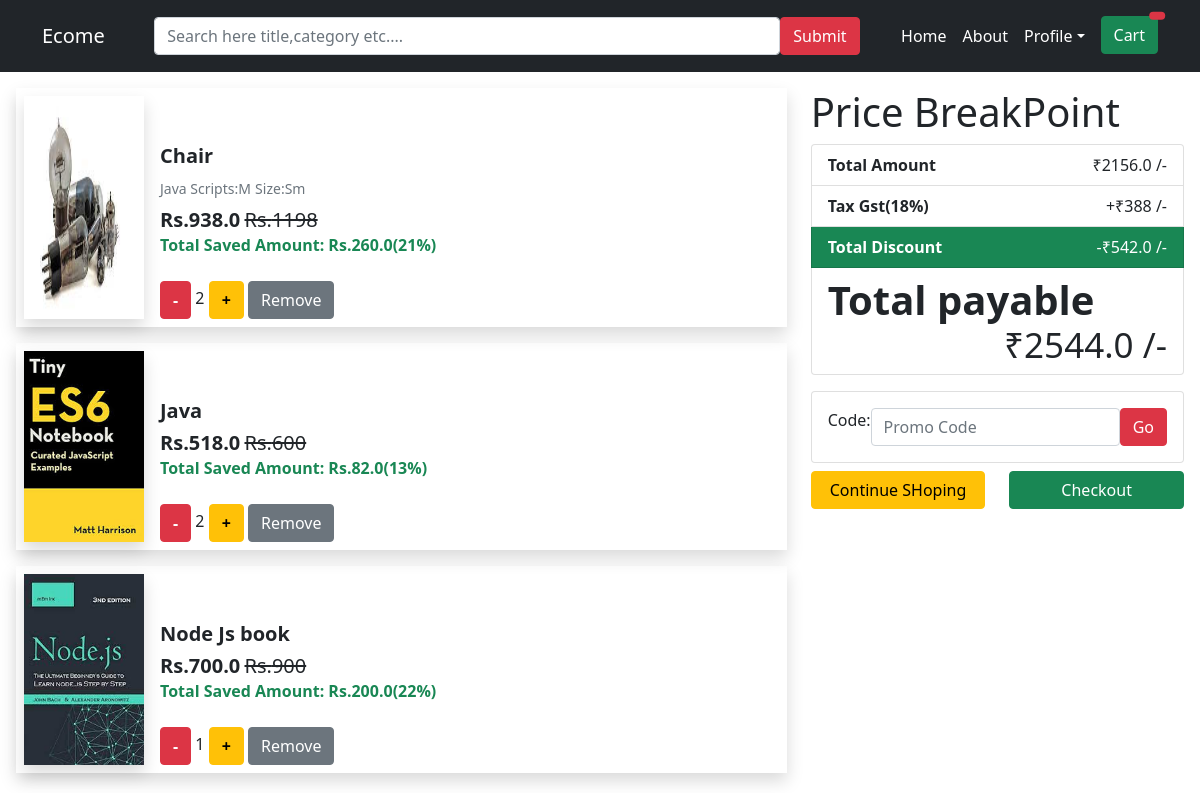
Page /order-summary/ (signed in) on the committed database.
### core/models.py (models this page shows, shortened)
class OrderItem(models.Model):
    user = models.ForeignKey(settings.AUTH_USER_MODEL,on_delete=models.CASCADE)
    ordered=models.BooleanField(default=False)
    item=models.ForeignKey(Item,on_delete=models.CASCADE)
    qty=models.IntegerField(default=1)
    item_variations=models.ManyToManyField(ItemVariation)
    def get_total_price(self):
        return self.qty * self.item.price
    def get_total_discount_price(self):
        return self.qty * self.item.discount_price
    def get_final_price(self):
        if self.item.discount_price:
            return self.get_total_discount_price()
        else:
            return self.get_total_price()
    def get_saved_amount(self):
        return self.get_total_price() - self.get_final_price()
    def total_discount_percent(self):
        return int(100-(self.item.discount_price/self.item.price)*100)

class Item(models.Model):
    title=models.CharField(max_length=200)
    category=models.ForeignKey(Category,on_delete=models.SET_NULL,null=True,blank=True)
    label=models.CharField(choices=LABEL_CHOICE,max_length=1)
    slug=models.SlugField()
    description=models.TextField()
    image=models.ImageField()
    price=models.IntegerField()
    discount_price=models.FloatField(null=True,blank=True)

class ItemVariation(models.Model):
    variation=models.ForeignKey(Variation,on_delete=models.CASCADE)
    value=models.CharField(max_length=200)#L,M,S,XL,RED,
    attachment=models.ImageField(blank=True)
    class Meta:
        unique_together=(
            ('variation','value')
        )

class Variation(models.Model):
    item=models.ForeignKey(Item,on_delete=models.CASCADE)
    name=models.CharField(max_length=200)

class Order(models.Model):
    user = models.ForeignKey(settings.AUTH_USER_MODEL,on_delete=models.CASCADE)
    ref_code=models.CharField(max_length=200)
    items=models.ManyToManyField(OrderItem)
    start_date=models.DateTimeField(auto_now_add=True)
    address=models.ForeignKey("Address",related_name="shipping_address",on_delete=models.SET_NULL,blank=True,null=True)
    payment=models.ForeignKey("Payment",on_delete=models.SET_NULL,blank=True,null=True)
    coupon=models.ForeignKey("Coupon",on_delete=models.SET_NULL,blank=True,null=True)
    ordered=models.BooleanField(default=False)
    being_delivered=models.BooleanField(default=False)
    recieved=models.BooleanField(default=False)
    refund_required=models.BooleanField(default=False)
    refund_granted=models.BooleanField(default=False)
    def get_total(self):
        total=0
        for order_item in self.items.all():
            total +=order_item.get_final_price()
        if self.coupon:
            total -= self.coupon.amount
        return total
    def get_total_tax(self):
        total=self.get_total()
        return round(0.18 * total)
    def get_total_discount_amount(self):
        total=0
        for order_item in self.items.all():
            total += order_item.get_saved_amount()
        return total
    def get_payable_amount(self):
        return self.get_total_tax() + self.get_total()

### core/views.py (the view)
# urls.py: path("order-summary/",OrderSummary.as_view(),name="order-summary"),
class OrderSummary(LoginRequiredMixin,View):
    def get(self,*args,**kwargs):
        try:
            order=Order.objects.get(user=self.request.user,ordered=False)
            if order.items.count()<1:
                return redirect("core:homepage")
            context={"object":order,"couponform":CouponForm()}
        except ObjectDoesNotExist:
            return redirect("core:homepage")
        return render(self.request,"order-summary.html",context)
    model=Order
    template_name="order_summary.html"

### core/forms.py
class CouponForm(forms.Form):
    code=forms.CharField(widget=forms.TextInput(attrs={
        'class':"form-control",
        'placeholder':"Promo Code"
    }))

### core/templates/order-summary.html (shortened to what this page needs)
{% extends 'base.html' %}
{% block content %}
<div class="container-fluid g-3">
    <div class="row">
        <div class="col-lg-8">
            {% for order_item in object.items.all %}
            <div class="media  mt-3 d-md-flex shadow p-2 d-block">
                <img src="{{order_item.item.image.url}}" width="120px" class="media-image d-block shadow" alt="">
                <div class="media-body ps-3">
                    <h5 class="mt-5 fw-bolder">{{order_item.item.title}}</h5>
                  <span class="d-block">
                    {% if order_item.item_variations.exists %}
                    {% for foo in order_item.item_variations.all %}
                    <small class="text-muted">{{foo.variation.name}}:{{foo.value}}</small>
                    {% endfor %}
                    {% endif %}
                  </span>
                  <span class="d-block my-2">
                      {% if order_item.item.discount_price %}
                        <p class="text-dark h5 fw-bold d-inline">Rs.{{ order_item.get_total_discount_price }}</p>
                        <p class="text-dark h5 fw-normal d-inline"><del>Rs.{{order_item.get_total_price}}</del></p>
                        <p class="text-success fw-bold">Total Saved Amount: Rs.{{order_item.get_saved_amount}}({{order_item.total_discount_percent}}%)</p>
                      {% else %}
                      <p class="text-dark h5 fw-normal d-inline">Rs.{{order_item.item.price}}</p>
                      {% endif %}
                  </span>
                  <span class="d-inline-block">
                      <a href="{% url 'core:delete-from-cart' order_item.item.slug %}" class="btn btn-danger fw-bolder">-</a>
                      <span class="">{{order_item.qty}}</span>
                      <a href="{% url 'core:add-to-cart' order_item.item.slug %}" class="btn btn-warning fw-bolder">+</a>
                  </span>
                  <div class="d-inline-block mt-2">
                      <a href="{% url 'core:remove-from-cart' order_item.item.slug %}" class="btn btn-secondary ">Remove</a>
                  </div>
                </div>
            </div>
            {% endfor %}
        </div>
        <div class="col-lg-4">
            <h3 class=" mt-3 display-6">Price BreakPoint</h3>
            <div class=" list-group">
                <div class="list-group-item list-group-item-action">
                    <span class="fw-bold">Total Amount</span>
                    <span class="float-end">₹{{object.get_total}} /-</span>
                </div>
                <div class="list-group-item list-group-item-action">
                    <span class="fw-bold">Tax Gst(18%)</span>
                    <span class="float-end"> +₹{{object.get_total_tax}} /-</span>
                </div>
                {% if object.get_total_discount_amount > 0.0%}
                <div class="list-group-item list-group-item-action bg-success text-white">
                    <span class="fw-bold">Total Discount</span>
                    <span class="float-end">-₹{{object.get_total_discount_amount}} /-</span>
                </div>
                {% endif %}
                <div class="list-group-item list-group-item-action display-6">
                    <span class="fw-bold mb-1">Total payable</span>
                    <span class="float-end small">₹{{object.get_payable_amount}} /-</span>
                </div>
            </div>
            {% if object.coupon %}
            <h2>This coupon is added <a href="{% url 'core:remove-coupon' %}" class="">Remove</a></h2>
            {% else %}
            <div class="card mt-3">
                <div class="card-body">
                    <form action="{% url 'core:add-coupon' %}" method="post" class="d-flex">
                        {{couponform}}
                        <input type="submit" class="btn btn-danger" value="Go">
                    </form>
                </div>
            </div>
            {% endif %}
            <div class="row mt-2">
                <div class="col">
                    <div class="btn btn-warning w-100">Continue SHoping</div>
                </div>
                <div class="col">
                    <a href="{% url 'core:checkout' %}" class="btn btn-success w-100">Checkout</a>
                </div>
            </div>
        </div>
    </div>
</div>
{% endblock  %}

### rows in the picture
OrderItem: item.image (picture), item "Chair", get_total_discount_price "938.0", get_total_price "1198", get_saved_amount "260.0", total_discount_percent "21", qty "2"
ItemVariation: variation.name "Java Scripts", value "M"
ItemVariation: variation.name "Size", value "Sm"
OrderItem: item.image (picture), item "Java", get_total_discount_price "518.0", get_total_price "600", get_saved_amount "82.0", total_discount_percent "13", qty "2"
OrderItem: item.image (picture), item "Node Js book", get_total_discount_price "700.0", get_total_price "900", get_saved_amount "200.0", total_discount_percent "22", qty "1"
Order: get_total "2156.0", get_total_tax "388", get_total_discount_amount "542.0", get_payable_amount "2544.0"
